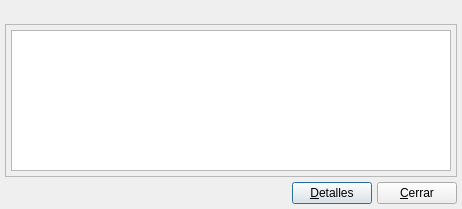
<ui version="4.0" >
 <class>BlErrorDialogBase</class>
 <widget class="QDialog" name="BlErrorDialogBase" >
  <property name="geometry" >
   <rect>
    <x>0</x>
    <y>0</y>
    <width>462</width>
    <height>209</height>
   </rect>
  </property>
  <property name="windowTitle" >
   <string>Mensaje</string>
  </property>
  <layout class="QVBoxLayout" >
   <property name="margin" >
    <number>5</number>
   </property>
   <property name="spacing" >
    <number>5</number>
   </property>
   <item>
    <widget class="QLabel" name="m_mensaje" >
     <property name="text" >
      <string/>
     </property>
    </widget>
   </item>
   <item>
    <widget class="QFrame" name="m_framedetalles" >
     <property name="frameShape" >
      <enum>QFrame::StyledPanel</enum>
     </property>
     <property name="frameShadow" >
      <enum>QFrame::Raised</enum>
     </property>
     <layout class="QHBoxLayout" >
      <property name="margin" >
       <number>5</number>
      </property>
      <property name="spacing" >
       <number>5</number>
      </property>
      <item>
       <widget class="QTextEdit" name="m_detalles" />
      </item>
     </layout>
    </widget>
   </item>
   <item>
    <spacer>
     <property name="orientation" >
      <enum>Qt::Vertical</enum>
     </property>
     <property name="sizeType" >
      <enum>QSizePolicy::Expanding</enum>
     </property>
     <property name="sizeHint" >
      <size>
       <width>21</width>
       <height>16</height>
      </size>
     </property>
    </spacer>
   </item>
   <item>
    <layout class="QHBoxLayout" >
     <property name="margin" >
      <number>0</number>
     </property>
     <property name="spacing" >
      <number>5</number>
     </property>
     <item>
      <spacer>
       <property name="orientation" >
        <enum>Qt::Horizontal</enum>
       </property>
       <property name="sizeType" >
        <enum>QSizePolicy::Expanding</enum>
       </property>
       <property name="sizeHint" >
        <size>
         <width>261</width>
         <height>21</height>
        </size>
       </property>
      </spacer>
     </item>
     <item>
      <widget class="QPushButton" name="pushButton2" >
       <property name="text" >
        <string>&amp;Detalles</string>
       </property>
       <property name="checkable" >
        <bool>true</bool>
       </property>
      </widget>
     </item>
     <item>
      <widget class="QPushButton" name="pushButton1" >
       <property name="text" >
        <string>&amp;Cerrar</string>
       </property>
      </widget>
     </item>
    </layout>
   </item>
  </layout>
 </widget>
 <includes>
  <include location="local">local_blI18n.h</include>
 </includes>
 <layoutdefault spacing="2" margin="5" />
 <resources/>
 <connections>
  <connection>
   <sender>pushButton1</sender>
   <signal>clicked()</signal>
   <receiver>BlErrorDialogBase</receiver>
   <slot>accept()</slot>
   <hints>
    <hint type="sourcelabel" >
     <x>455</x>
     <y>202</y>
    </hint>
    <hint type="destinationlabel" >
     <x>585</x>
     <y>182</y>
    </hint>
   </hints>
  </connection>
  <connection>
   <sender>pushButton2</sender>
   <signal>toggled(bool)</signal>
   <receiver>m_framedetalles</receiver>
   <slot>setShown(bool)</slot>
   <hints>
    <hint type="sourcelabel" >
     <x>331</x>
     <y>193</y>
    </hint>
    <hint type="destinationlabel" >
     <x>339</x>
     <y>161</y>
    </hint>
   </hints>
  </connection>
 </connections>
</ui>
